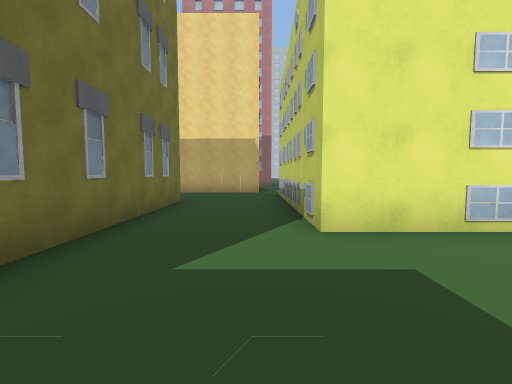
View 1 (above)

19 first-person views from a walk through a 3-D level made in the Unity game engine. The camera is 1.5 m above the floor, tilts 4° down and sees 90° across. The floor is counted in squares, 2 m on a side. Each view is taken from the middle of a square. On the plan, view 1 faces up. The plan holds only what a view shows up to about 9 squares ahead; the rest is blank. The place goes on beyond the plan. The player is left out. Some surface patterns are stand-ins.

View 2
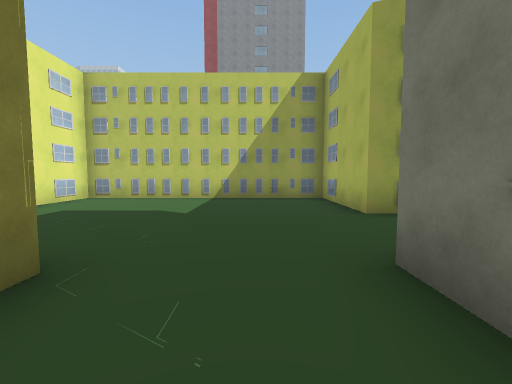

View 3
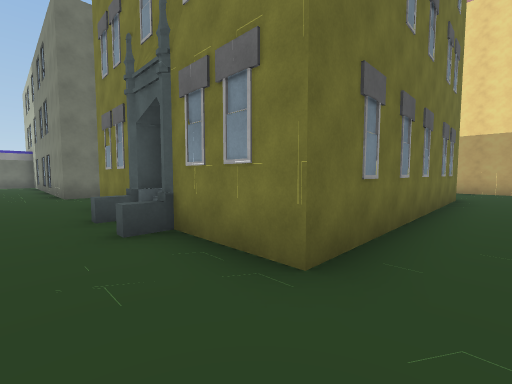

View 4
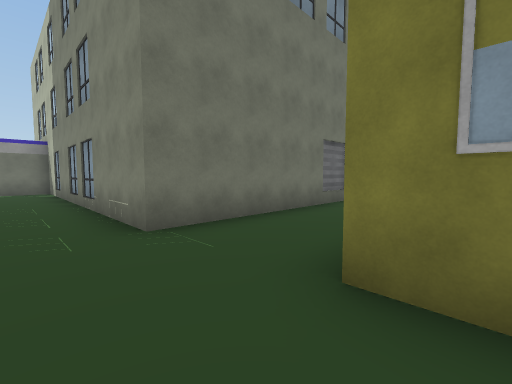

View 5
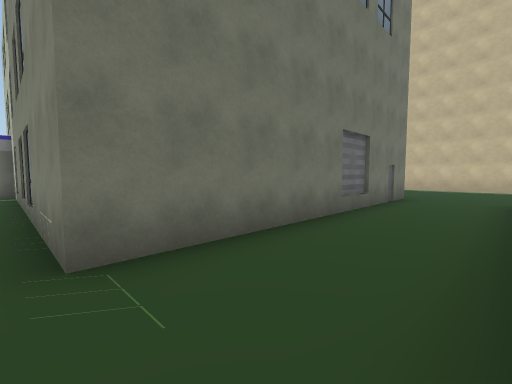

View 6
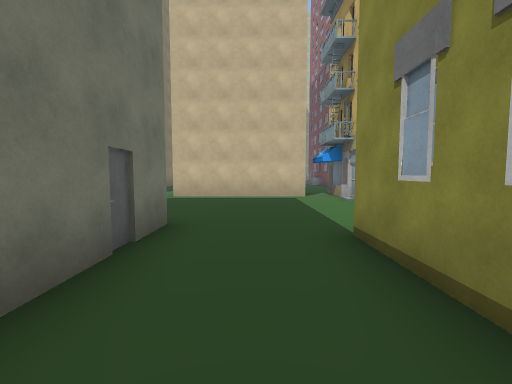

View 7
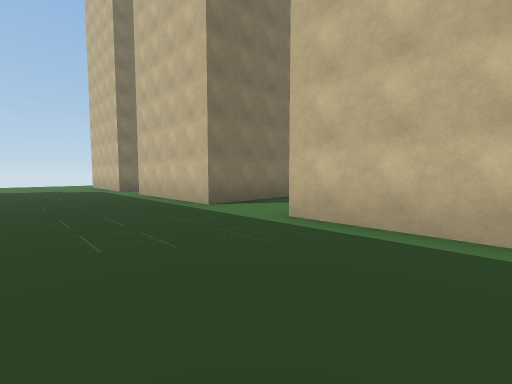

View 8
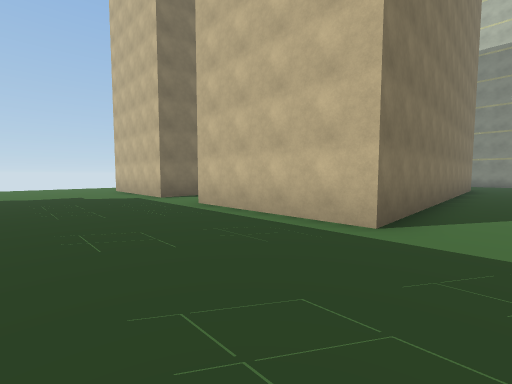

View 9
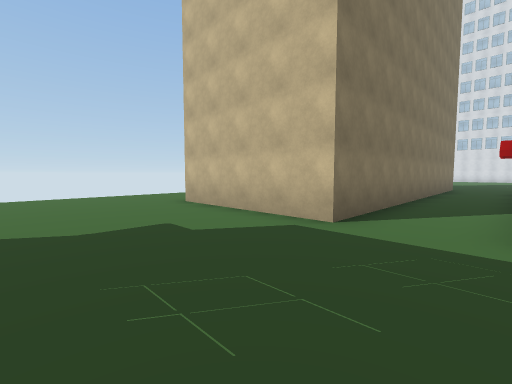

View 10
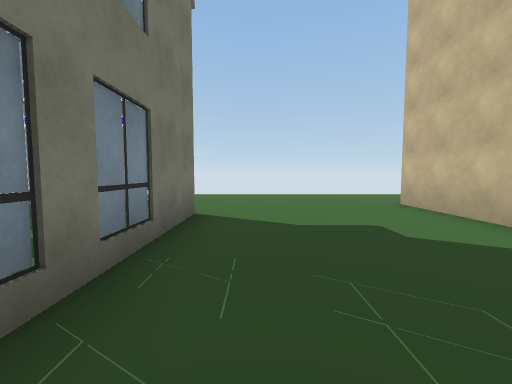

View 11
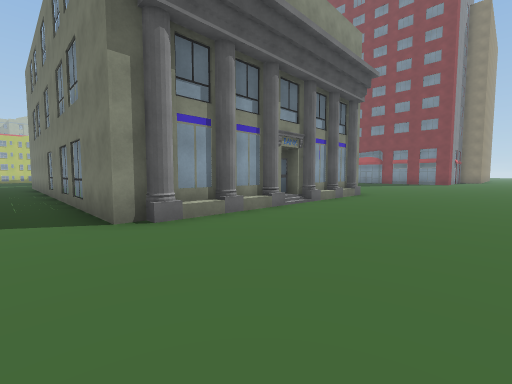

View 12
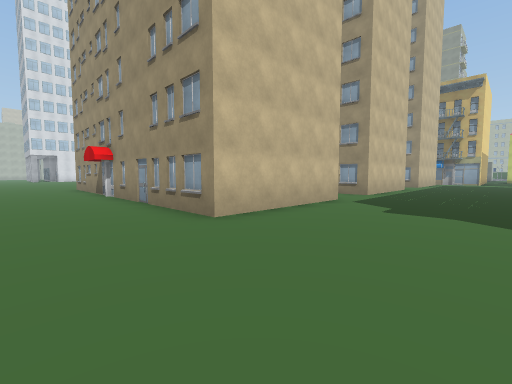

View 13
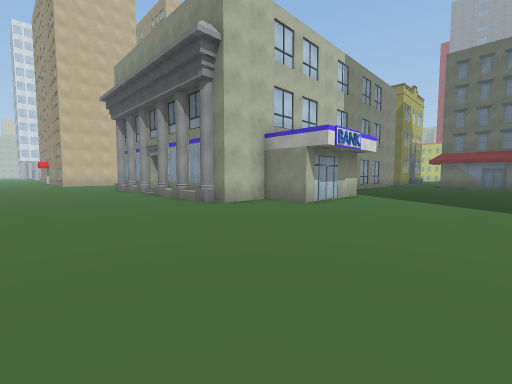

View 14
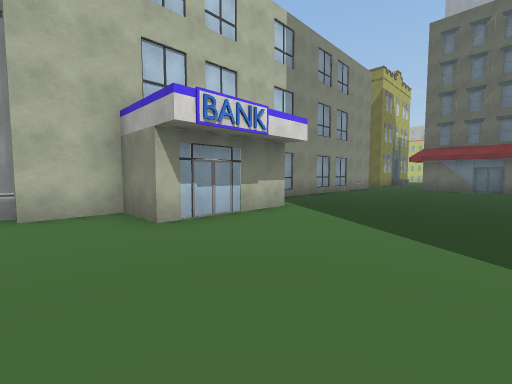

View 15
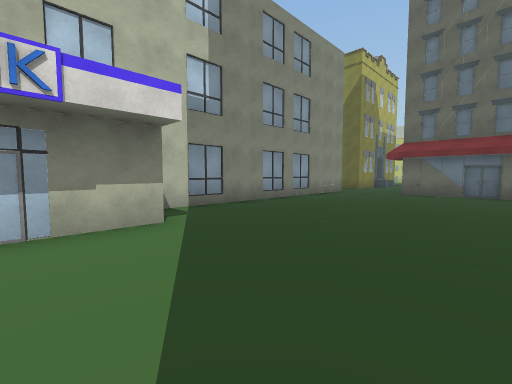

View 16
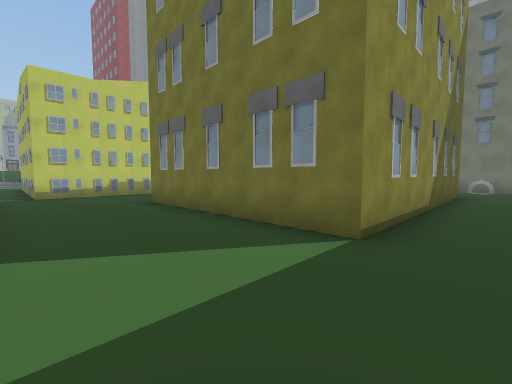

View 17
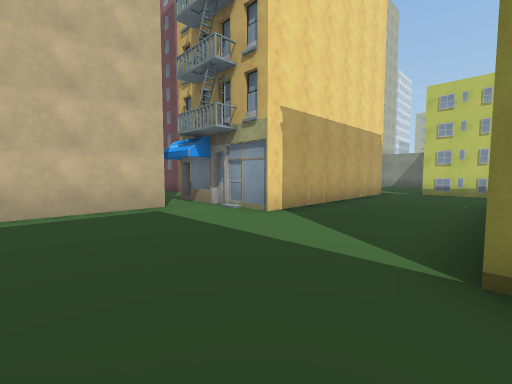

View 18
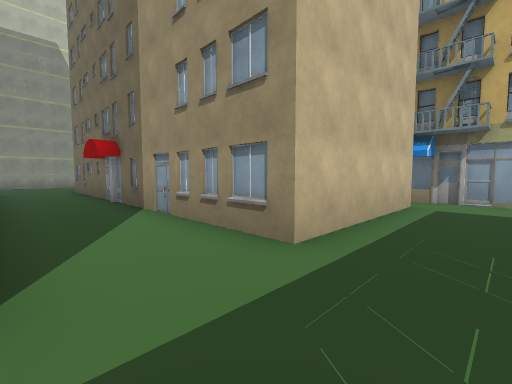

View 19
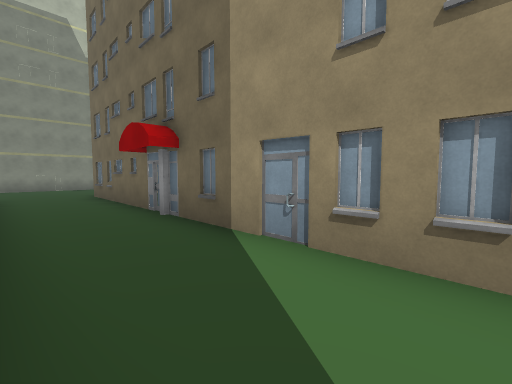

### Floor plan
Key: @ floor where view 1 was taken; # wall or solid block; . floor; B building.
Columns run from 28 left of view 1 to 4 right of it. Each row starts with its distance up from view 1.
 24               ...
 23               ..B
 22               ..#
 21               ..#
 20 ..     #..    ..#
 19 ...#   #..    ..#
 18 ...#   #..    ...
 17 ...#   #..    ...
 16 ...#   #..    ...
 15 ...#   #..    ..#
 14 ...##  #..    ..#    .#
 13 ...B####..####..#####.#
 12 ......................#
 11 ......................######
 10 ................................
  9 .............................###
  8 .....###.##.#    #...........#
  7 ....##           #...######..#
  6 ....#            #..##    #..#
  5 ....#            #..#     #..#
  4 ....#            #..#     #..####
  3 ....##           #...     #.....#
  2 ....#            #..#     #.....#
  1 ....#            #..##    #.....#
  0 ....### ##########...######.@...#
 -1 ......###.............B.B.......#
 -2 ......###.......................#
 -3 .................       B##.....#
 -4 ..................#        ..####
 -5 ..................#          #
 -6 ..................#

Where each view was taken, in squares from view 1:
view 1: 0 up, 0 right, facing up
view 2: 2 down, 4 left, facing right
view 3: 2 down, 1 left, facing up-left
view 4: 2 down, 7 left, facing up-left
view 5: 1 down, 8 left, facing up-left
view 6: 4 up, 9 left, facing up
view 7: 9 up, 9 left, facing up-left
view 8: 9 up, 13 left, facing up-left
view 9: 9 up, 19 left, facing up-left
view 10: 9 up, 19 left, facing left
view 11: 9 up, 28 left, facing down-right
view 12: 9 up, 28 left, facing up-right
view 13: 6 down, 28 left, facing up-right
view 14: 6 down, 24 left, facing up-right
view 15: 6 down, 21 left, facing up-right
view 16: 10 up, 9 left, facing down-right
view 17: 7 up, 10 left, facing up-right
view 18: 11 up, 14 left, facing up-right
view 19: 14 up, 14 left, facing up-right
